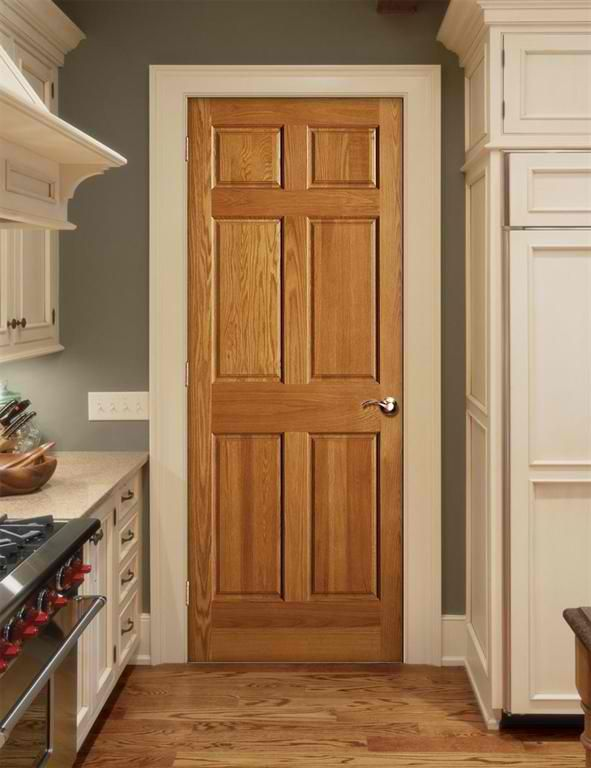
#> input picture cs471-Door-detection/door_image16.jpg, 591 x 768 px
$ python Project.py   (Python 2 division)
#> lines starting #> are read from the running program, lines starting #| are printed output that depends on the picture
#> further down, img_door is the input picture: shape (768, 591, 3); mean B, G, R 89.9, 123.1, 156.1
import numpy as np
import matplotlib.pyplot as plt
import cv2
import math

class door_detection:

    def __init__(self,img_door):
        #Preprocess image: convert to gray scale for corner detection.
        self.img_door = img_door
        self.test_door = img_door
        self.gray_door = cv2.cvtColor(img_door, cv2.COLOR_BGR2GRAY)
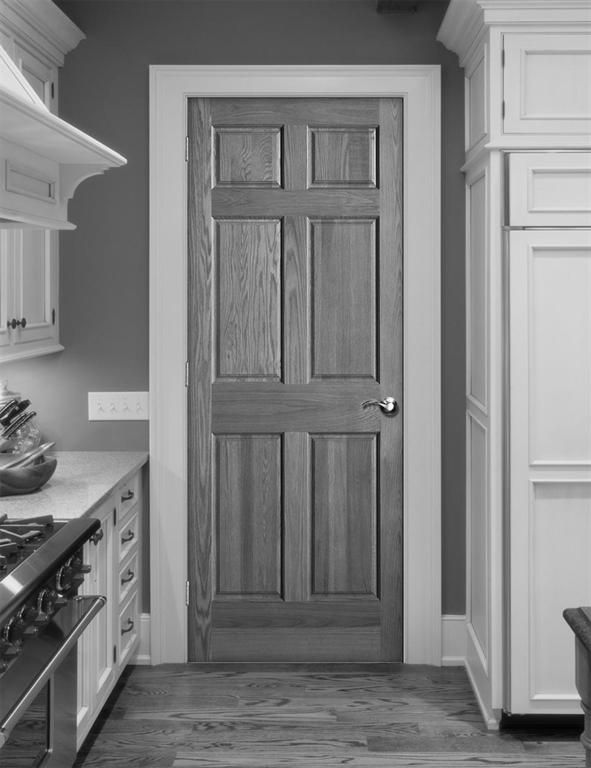
#> self.gray_door: shape (768, 591); min 3, max 252, mean 129.2
        self.height, self.width, self.channels = self.img_door.shape
#> self.height = 768; self.width = 591; self.channels = 3
        print img_door.shape
#| (768, 591, 3)
        self.upper_half = self.height/2
#> self.upper_half = 384
        self.lower_half = self.height
#> self.lower_half = 768

        if self.height > self.width:
            # Resizing an image that is too large.
            if self.height > 1024 and self.width > 768:
                # if self.height > self.width:
                self.img_door = cv2.resize(self.img_door, (1024, 768))
                self.gray_door = cv2.cvtColor(self.img_door, cv2.COLOR_BGR2GRAY)
                self.height, self.width, self.channels = self.img_door.shape

        else:
            if self.height > 1024 and self.width > 768:
                self.img_door = cv2.resize(self.img_door, (738, 550))
                self.gray_door = cv2.cvtColor(self.img_door, cv2.COLOR_BGR2GRAY)
                self.height, self.width, self.channels = self.img_door.shape

    #draw corners
    def draw_corners(self):
        for corner in self.corners_loc:
            #point one of line
            #print corner
            x1 = corner[0]#[0]
            y1 = corner[1]#[1]
            #point 2 of line
            #x2 = line[1][0]
            #y2 = line[1][1]

            cv2.circle(self.img_door, (x1, y1), 1, 255, 3)
            #cv2.circle(self.img_door, (x2, y2), 1, 255, 3)
        return self.img_door

    def draw_lines(self):
        for line in self.line_coords:
            pass
    #draws the square around a door.
    def draw(self):
        for square in self.square_coords:

            #print square
            x1 = square[0][0]
            y1 = square[0][1]
            x2 = square[1][0]
            y2 = square[1][1]
            x3 = square[2][0]
            y3 = square[2][1]
            x4 = square[3][0]
            y4 = square[3][1]
            #draw corners
            cv2.circle(self.img_door, (x1, y1), 1, 255, 3)
            cv2.circle(self.img_door, (x2, y2), 1, 255, 3)
            cv2.circle(self.img_door, (x3, y3), 1, 255, 3)
            cv2.circle(self.img_door, (x4, y4), 1, 255, 3)

            #draw lines
            cv2.line(self.img_door, (x1, y1), (x2, y2), (1, 0, 255), 3)
            cv2.line(self.img_door, (x2, y2), (x3, y3), (1, 255, 1), 3)
            cv2.line(self.img_door, (x3, y3), (x4, y4), (1, 0, 255), 3)
            cv2.line(self.img_door, (x4, y4), (x1, y1), (1, 255, 1), 3)

            #draw rectangle
            pts = np.array([[x1,y1],[x2,y2], [x3, y3], [x4,y4] ] )
            cv2.fillPoly(self.img_door, pts = [pts], color =  (255,0,0))
            #cv2.imshow('{}'.format(x1),self.img_door)
        return self.img_door

    # detect corners in the image
    def Corner_Detection(self):
        self.corners_loc = []
        self.gray_door = np.float32(self.gray_door)
        self.corners = cv2.goodFeaturesToTrack(self.gray_door, 500, 0.04, 10)
#> self.corners = 235 rows, first 8: [62, 596], [389, 402], [2, 727], [92, 541], [188, 98], [8, 628], [583, 712], [54, 521]
        self.corners = np.int0(self.corners)
        for corner in self.corners:
            x, y = corner.ravel()
            #cv2.circle(self.img_door, (x, y), 1, 255, 3)
            self.corners_loc.append([x,y])
#> this loop made 235 passes
#> after the loop, self.corners_loc = 235 pairs, first value 1 to 584, second value 1 to 762

        return self.img_door

    #find good lines that fit characteristics of a door.
    def find_lines(self):
        print (self.height, self.width)
#| 768 591
        self.line_coords = []#line coordinates
        self.taken = [] #corners that have been used once already.

        #image width greater than height, we want to draw vertical lines first because doors will have the largest lines in the image.
        if self.width >  self.height: #draw vertical lines
            self.line_direction = 'V'#vertical lines
            for corner in self.corners:#loop through corner coordinates
                x1, y1 = corner.ravel()
                if y1 < self.height/2:#take corners that are above midpoint of image, don't wanna more lines than needed
                    for next_corner in self.corners:
                        x2, y2 = next_corner.ravel()
                        #check if corner coordinate is close to same y plane
                        if abs(x2 - x1) < 3 and [x1,y1] not in self.taken and [x2,y2] not in self.taken:
                            if abs(y2 - y1) > self.height /2: #don't draw short lines. Door i usually longest feature.
                                #cv2.line(self.img_door, (x1, y1), (x2, y2), (1, 0, 255), 3)
                                if y1 < self.height/2:# classify where the coordinate is relative to the image.
                                    self.line_coords.append(((x1,y1,'upper'),(x2,y2,'lower')))
                                else:
                                   self.line_coords.append(((x1,y1,'lower'),(x2,y2,'upper')))
                                #coordinates have been used once, don't use them again.
                                self.taken.append([x1,y1])
                                self.taken.append([x2,y2])
        #if image length is larger than height, then the doors in the image will likely have the largest lines
        else:
            self.line_direction = 'H'
            #draw horizontal lines
            for corner in self.corners:#loop through corner coordinates
                x1, y1 = corner.ravel()
                if x1 < self.width/2:#take corners that are above midpoint of image, don't wanna more lines than needed
                    for next_corner in self.corners:
                        x2, y2 = next_corner.ravel()
                        #check if corner coordinate is close to same y plane

                        if abs(y2 - y1) < 5 and [x1,y1] not in self.taken and [x2,y2] not in self.taken:
                            if abs(x2 - x1) > self.width*.25 and abs(x2- x1) < self.width*.8 \
                                    and x1 < self.width/3 and x1 > self.width*.2\
                                    and y1 > self.height*.05 and y1 < self.height*.95  :
                                #cv2.line(self.img_door, (x1, y1), (x2, y2), (1, 0, 255), 3)
                                if x1 < self.width/2:# classify where the coordinate is relative to the image.
                                    self.line_coords.append(((x1,y1,'left'),(x2,y2,'right')))
                                else:
                                   self.line_coords.append(((x1,y1,'right'),(x2,y2,'left')))
                                #coordinates have been used once, don't use them again.
                                self.taken.append([x1,y1])
                                self.taken.append([x2,y2])
#> this loop made 235 passes
#> after the loop, self.line_coords = 12 items; self.taken = [[188, 98], [402, 98], [188, 582], [22, 586], [150, 65], [439, 65], [148, 391], [470, 394], [149, 613], [442, 614], [148, 420], [470, 416], [187, 604], [580, 608], [186, 385], [379, 383], [186, 662], [404, 662], [127, 665], [464, 665], [135, 635], [574, 634], [138, 658], [443, 659]]

        return self.img_door
    # After drawing initial vertical or horizontal lines based on image dimensions, draw the opposite lines.
    def draw_opposite_line(self):
        taken = []
        self.square_coords = []
        self.line_coords = self.sort_x()
#| 188
        print(self.line_coords)
#> (printed output is left out)
        if self.line_direction == 'V':
            for corners in self.line_coords:
                x1 = corners[0][0]
                y1 = corners[0][1]
                x2 = corners[1][0]
                y2 = corners[1][1]
                for next_corner in self.line_coords:
                        X1 = next_corner[0][0]
                        Y1 = next_corner[0][1]
                        X2 = next_corner[1][0]
                        Y2 = next_corner[1][1]
                        if [x1,y1,x2,y2] != [X1,Y1,X2,Y2]:
                            #don't draw horizontal lines that are too close to each other
                            if abs(y1- Y1) <20 and [x1,y1] not in taken and [X1, Y1] not in taken:
                                self.square_coords.append(((x1, y1), (X1, Y1), (X2, Y2), (x2, y2)))
                                taken.append([x1,y1])
                                taken.append([X1,Y1])

        else:
            for corners in self.line_coords:
                x1 = corners[0][0]
                y1 = corners[0][1]
                x2 = corners[1][0]
                y2 = corners[1][1]

                for next_corner in self.line_coords:
                    X1 = next_corner[0][0]
                    Y1 = next_corner[0][1]
                    X2 = next_corner[1][0]
                    Y2 = next_corner[1][1]
                    if [x1, y1, x2, y2] != [X1, Y1, X2, Y2]:#don't use same point!
                        # don't draw horizontal lines that are too close to each other.
                        if abs(x1 - X1) < 10 and [x1, y1] not in taken and [X1,Y1] not in taken and abs(y1 - Y1) > self.height/2:
                            self.square_coords.append(((x1,y2),(x2,y2),(X2,Y2), (X1,Y1)))
                            taken.append([x1, y1])
                            taken.append([X1, Y1])
#> this loop made 12 passes
#> (x1, y1, x2, y2) on passes 1 to 12: (127, 665, 464, 665), (135, 635, 574, 634), (138, 658, 443, 659), (148, 391, 470, 394), (148, 420, 470, 416), (149, 613, 442, 614), (150, 65, 439, 65), (186, 385, 379, 383), (186, 662, 404, 662), (187, 604, 580, 608), (188, 98, 402, 98), (188, 582, 22, 586)
#> after the loop, self.square_coords = [((149, 614), (442, 614), (439, 65), (150, 65)), ((186, 662), (404, 662), (402, 98), (188, 98))]; taken = [[149, 613], [150, 65], [186, 662], [188, 98]]

        return self.img_door

    # Doing some geometry to find angle of door, but this didn't work out.
    def get_top__angle(self, x1,y1,x2,y2):
        [x,y] = [x1-x2,y1-y2]
        if x == 0:
            return 90
        else:
            rad = math.atan(y/x)
            angle = rad*(180/math.pi)

        top_angle = angle + 90

        return top_angle
    # Continuation of math
    def verify_point(self, top_angle,x1,y1,x2,y2):
        angle = self.get_top__angle(x1,y1,x2,y2)
        if angle < top_angle + 1 and angle > top_angle -1:
            return True
        else:
            return False
    #sort coordinates of lines from left to right in image.
    def sort_x(self):
        print self.line_coords[0][0][0]

        return sorted(self.line_coords, key = lambda x: x[0][0])
        #return sorted (self.line_coords[0][0])

# Run program
#read image
img_door = cv2.imread('door_image16.jpg')
#initialze class
dt = door_detection(img_door)

img_door = dt.Corner_Detection()

#can uncomment to see algorithm draw corners in action.
#cv2.imshow('image', img_door)
#img_door = dt.draw_corners()

#cv2.imshow('corners',img_door)
line_door = dt.find_lines()

# uncomment to see algorithm draw lines
#cv2.imshow('lines',img_door)
#line_door = dt.draw_opposite_line()

#draws opposite lines
opposite_lines = dt.draw_opposite_line()

# uncomment to see opposite lines drawn
#cv2.imshow('opposite',opposite_lines)

# uncomment to see corners on final layer. But not necessary
#corner_door = dt.draw_corners()

#draw squares on doors.
door = dt.draw()
#> the loop in draw, `for square in self.square_coords:` made 2 passes
#> (x1, y1, x2, y2, x3, y3, x4, y4) on passes 1 to 2: (149, 614, 442, 614, 439, 65, 150, 65), (186, 662, 404, 662, 402, 98, 188, 98)
#> after the loop in draw, `for square in self.square_coords:`:
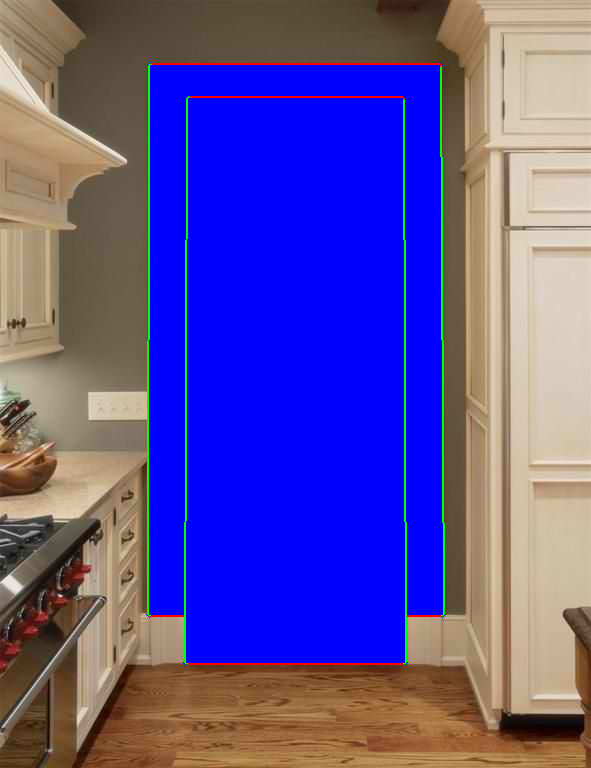
#> self.img_door: shape (768, 591, 3); mean B, G, R 156.1, 79.9, 93
cv2.imshow('corner door', door)

cv2.waitKey(0)

# Last thing left to do is to pick the correct square around door. Some images product many squares around the door. Given more time,
# this can be implemented.

$ run again, with cs471-Door-detection/room.jpeg copied over cs471-Door-detection/door_image16.jpg
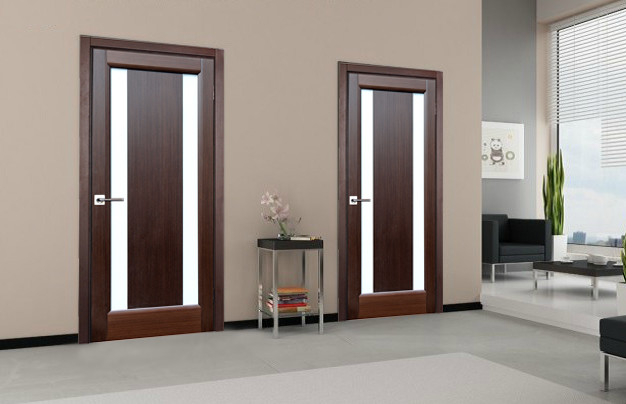
#> input picture cs471-Door-detection/room.jpeg, 626 x 404 px
#> img_door is the input picture: shape (404, 626, 3); mean B, G, R 135.7, 142.7, 151.9
#> in __init__, `self.gray_door = cv2.cvtColor(img_door, cv2.COLOR_BGR2GRAY)`:
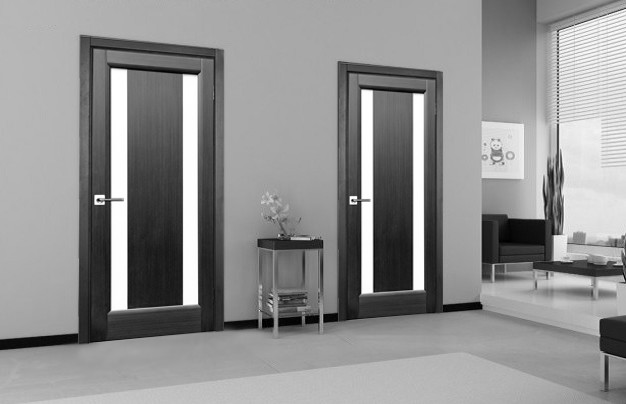
#> self.gray_door: shape (404, 626); min 0, max 255, mean 144.7
#| (404, 626, 3)
#> self.corners = 105 rows, first 8: [352, 200], [97, 200], [622, 264], [362, 90], [184, 304], [111, 69], [112, 202], [544, 218]
#> the loop in Corner_Detection, `for corner in self.corners:` made 105 passes
#> after the loop in Corner_Detection, `for corner in self.corners:`: self.corners_loc = 105 pairs, first value 77 to 623, second value 25 to 356
#| 404 626
#> the loop in find_lines, `for corner in self.corners:#loop through corner coordinates` made 105 passes
#> after the loop in find_lines, `for corner in self.corners:#loop through corner coordinates`: self.line_coords = 10 items; self.taken = [[362, 90], [362, 293], [111, 69], [112, 310], [183, 75], [184, 304], [126, 70], [128, 308], [197, 75], [197, 304], [338, 62], [337, 314], [80, 35], [78, 342], [442, 72], [443, 303], [574, 25], [572, 261], [223, 50], [224, 320]]
#| 362
#> (printed output is left out)
#> the loop in draw_opposite_line, `for corners in self.line_coords:` made 10 passes
#> (x1, y1, x2, y2) on passes 1 to 8: (80, 35, 78, 342), (111, 69, 112, 310), (126, 70, 128, 308), (183, 75, 184, 304), (197, 75, 197, 304), (223, 50, 224, 320), (338, 62, 337, 314), (362, 90, 362, 293)
#> after the loop in draw_opposite_line, `for corners in self.line_coords:`: self.square_coords = [((80, 35), (223, 50), (224, 320), (78, 342)), ((111, 69), (126, 70), (128, 308), (112, 310)), ((183, 75), (197, 75), (197, 304), (184, 304)), ((338, 62), (442, 72), (443, 303), (337, 314))]; taken = [[80, 35], [223, 50], [111, 69], [126, 70], [183, 75], [197, 75], [338, 62], [442, 72]]
#> the loop in draw, `for square in self.square_coords:` made 4 passes
#> (x1, y1, x2, y2, x3, y3, x4, y4) on passes 1 to 4: (80, 35, 223, 50, 224, 320, 78, 342), (111, 69, 126, 70, 128, 308, 112, 310), (183, 75, 197, 75, 197, 304, 184, 304), (338, 62, 442, 72, 443, 303, 337, 314)
#> after the loop in draw, `for square in self.square_coords:`:
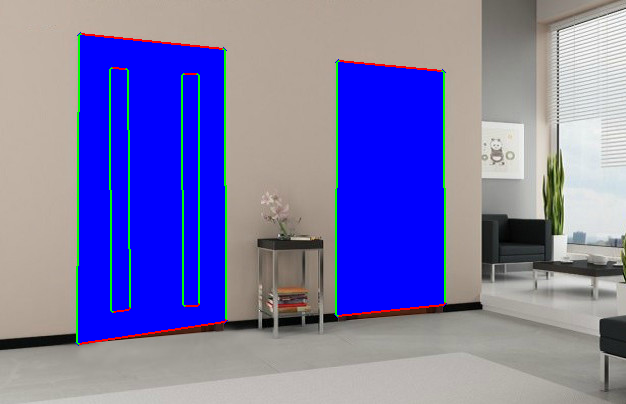
#> self.img_door: shape (404, 626, 3); mean B, G, R 175.3, 119.2, 121.4
